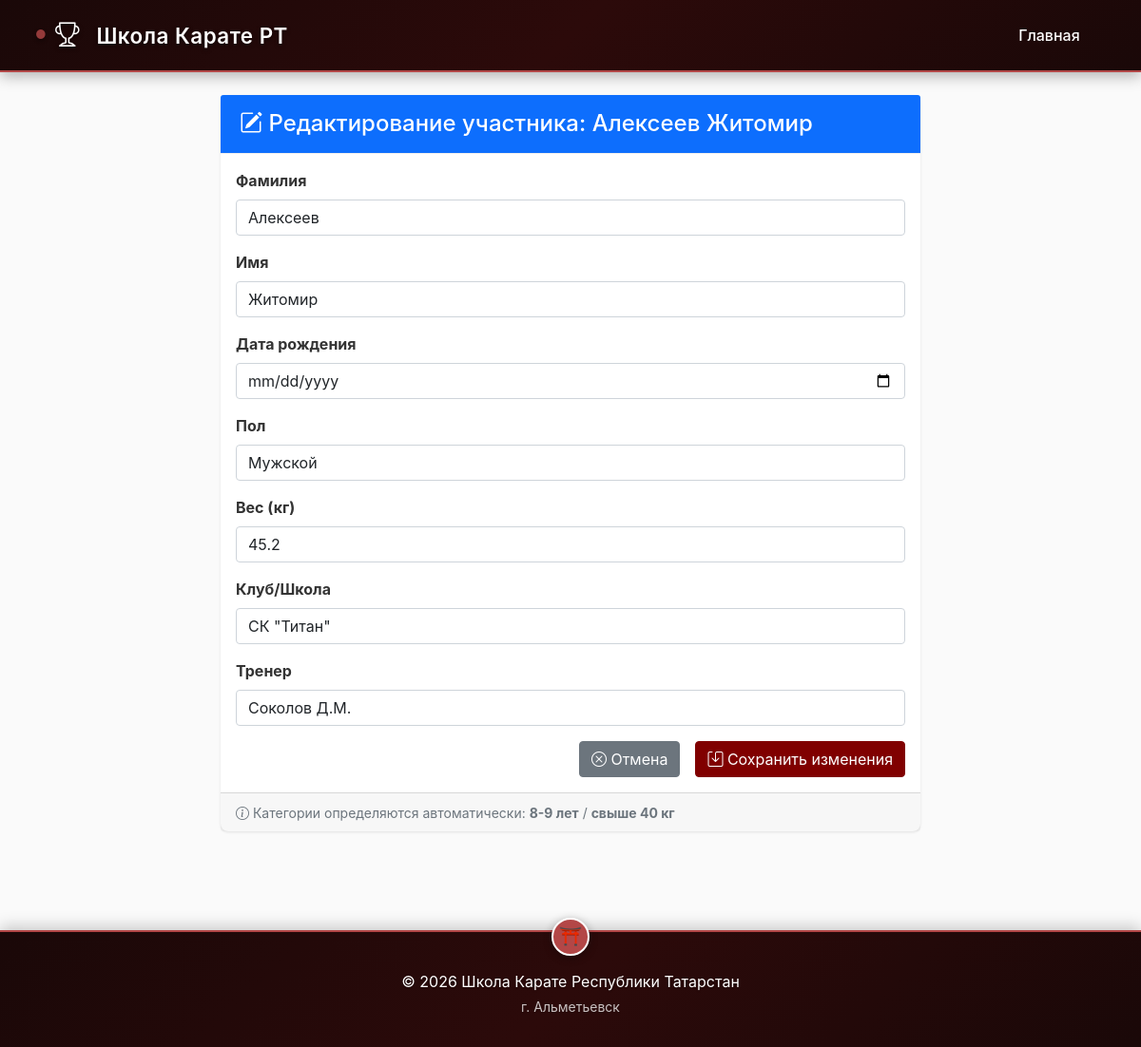
The app's page /participant/751/edit/ with its own data.
### tournament/models.py (models this page shows, shortened)
class Participant(models.Model):
    GENDER_CHOICES = [
        ('M', 'Мужской'),
        ('F', 'Женский'),
    ]
    last_name = models.CharField(max_length=100, verbose_name="Фамилия")
    first_name = models.CharField(max_length=100, verbose_name="Имя")
    birth_date = models.DateField(verbose_name="Дата рождения")
    gender = models.CharField(max_length=1, choices=GENDER_CHOICES, verbose_name="Пол")
    weight = models.FloatField(verbose_name="Вес (кг)")
    club = models.CharField(max_length=200, verbose_name="Клуб/Школа")
    coach = models.CharField(max_length=200, blank=True, verbose_name="Тренер")
    age_category = models.CharField(max_length=20, blank=True, editable=False, verbose_name="Возрастная категория")
    weight_category = models.CharField(max_length=50, blank=True, editable=False, verbose_name="Весовая категория")
    source_file = models.CharField(max_length=255, blank=True, null=True, verbose_name="Файл-источник")
    row_number = models.IntegerField(blank=True, null=True, verbose_name="Номер строки в файле")
    tournament = models.ForeignKey(Tournament, on_delete=models.CASCADE, related_name='participants')
    registered_at = models.DateTimeField(auto_now_add=True, verbose_name="Дата регистрации")
    class Meta:
        verbose_name = "Участник"
        verbose_name_plural = "Участники"
        ordering = ['last_name', 'first_name']

### tournament/views.py (the view)
# urls.py: path('participant/<int:participant_id>/edit/', views.edit_participant, name='edit_participant'),
def edit_participant(request, participant_id):
    participant = get_object_or_404(Participant, id=participant_id)
    if request.method == 'POST':
        form = ParticipantForm(request.POST, instance=participant)
        if form.is_valid():
            form.save()
            messages.success(request, f'Данные участника обновлены')
            return redirect('participant_list', tournament_id=participant.tournament.id)
    else:
        form = ParticipantForm(instance=participant)
    context = {
        'form': form,
        'participant': participant,
    }
    return render(request, 'tournament/edit_participant.html', context)

### tournament/forms.py (shortened to what this page needs)
class ParticipantForm(forms.ModelForm):
    class Meta:
        model = Participant
        fields = ['last_name', 'first_name', 'birth_date', 'gender', 'weight', 'club', 'coach']
        widgets = {
            'birth_date': forms.DateInput(attrs={'type': 'date', 'class': 'form-control'}),
            'last_name': forms.TextInput(attrs={'class': 'form-control', 'placeholder': 'Иванов'}),
            'first_name': forms.TextInput(attrs={'class': 'form-control', 'placeholder': 'Иван'}),
            'gender': forms.Select(attrs={'class': 'form-control'}),
            'weight': forms.NumberInput(attrs={'class': 'form-control', 'step': '0.1', 'placeholder': '65.5'}),
            'club': forms.TextInput(attrs={'class': 'form-control', 'placeholder': 'Клуб "Восток"'}),
            'coach': forms.TextInput(attrs={'class': 'form-control', 'placeholder': 'Петров А.И.'}),
        }

### tournament/templates/tournament/edit_participant.html (shortened to what this page needs)
{% extends 'tournament/base.html' %}
{% block content %}
<div class="row">
    <div class="col-md-8 offset-md-2">
        <div class="card">
            <div class="card-header bg-primary text-white">
                <h4 class="mb-0">
                    <i class="bi bi-pencil-square"></i>
                    Редактирование участника: {{ participant.last_name }} {{ participant.first_name }}
                </h4>
            </div>
            <div class="card-body">
                <form method="post">
                    {% for field in form %}
                    <div class="mb-3">
                        <label for="{{ field.id_for_label }}" class="form-label fw-bold">
                            {{ field.label }}
                        </label>
                        {{ field }}
                    </div>
                    {% endfor %}
                    <div class="d-grid gap-2 d-md-flex justify-content-md-end">
                        <a href="{% url 'participant_list' participant.tournament.id %}" class="btn btn-secondary me-md-2">
                            <i class="bi bi-x-circle"></i> Отмена
                        </a>
                        <button type="submit" class="btn btn-primary">
                            <i class="bi bi-save"></i> Сохранить изменения
                        </button>
                    </div>
                </form>
            </div>
            <div class="card-footer text-muted">
                <small>
                    <i class="bi bi-info-circle"></i>
                    Категории определяются автоматически:
                    <strong>{{ participant.age_category }}</strong> /
                    <strong>{{ participant.weight_category }}</strong>
                </small>
            </div>
        </div>
    </div>
</div>
{% endblock %}

### tournament/templates/tournament/base.html (style rules this page uses)
body { background-color: #fafafa; font-family: -apple-system, BlinkMacSystemFont, 'Segoe UI', Roboto, sans-serif; color: #333; }
.card { border: none; border-radius: 8px; box-shadow: 0 1px 3px rgba(0,0,0,0.1); background: white; margin-bottom: 1rem; }
.card-header { background: white; border-bottom: 1px solid #eee; padding: 1rem 1.25rem; font-weight: 500; }
.btn-primary { background-color: #800000; border-color: #800000; }

### records on screen
Participant: last_name "Алексеев", first_name "Житомир", form "Алексеев" "Житомир" "Мужской" "45.2" "СК \"Титан\"" "Соколов Д.М.", age_category "8-9 лет", weight_category "свыше 40 кг"

### other values on screen
{{ field.label }} "Фамилия" "Имя" "Дата рождения" "Пол" "Вес (кг)" "Клуб/Школа" "Тренер"
